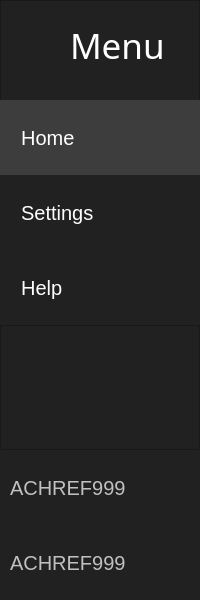
     <widget class="QWidget" name="widget" native="true">
      <property name="minimumSize">
       <size>
        <width>200</width>
        <height>600</height>
       </size>
      </property>
      <property name="maximumSize">
       <size>
        <width>250</width>
        <height>16777215</height>
       </size>
      </property>
      <property name="styleSheet">
       <string notr="true">background-color:#212121;</string>
      </property>
      <layout class="QVBoxLayout" name="verticalLayout">
       <property name="spacing">
        <number>0</number>
       </property>
       <property name="leftMargin">
        <number>0</number>
       </property>
       <property name="topMargin">
        <number>0</number>
       </property>
       <property name="rightMargin">
        <number>0</number>
       </property>
       <property name="bottomMargin">
        <number>0</number>
       </property>
       <item>
        <widget class="QFrame" name="frame">
         <property name="minimumSize">
          <size>
           <width>200</width>
           <height>325</height>
          </size>
         </property>
         <property name="maximumSize">
          <size>
           <width>250</width>
           <height>16777215</height>
          </size>
         </property>
         <property name="frameShape">
          <enum>QFrame::StyledPanel</enum>
         </property>
         <property name="frameShadow">
          <enum>QFrame::Raised</enum>
         </property>
         <widget class="QLabel" name="label">
          <property name="geometry">
           <rect>
            <x>10</x>
            <y>20</y>
            <width>51</width>
            <height>51</height>
           </rect>
          </property>
          <property name="text">
           <string/>
          </property>
          <property name="pixmap">
           <pixmap>menu.png</pixmap>
          </property>
          <property name="scaledContents">
           <bool>true</bool>
          </property>
         </widget>
         <widget class="QLabel" name="label_2">
          <property name="geometry">
           <rect>
            <x>70</x>
            <y>20</y>
            <width>101</width>
            <height>51</height>
           </rect>
          </property>
          <property name="font">
           <font>
            <family>Segoe MDL2 Assets</family>
            <pointsize>26</pointsize>
            <weight>50</weight>
            <bold>false</bold>
            <kerning>false</kerning>
           </font>
          </property>
          <property name="styleSheet">
           <string notr="true">color:white;
</string>
          </property>
          <property name="text">
           <string>Menu</string>
          </property>
         </widget>
         <widget class="QPushButton" name="home_button">
          <property name="geometry">
           <rect>
            <x>0</x>
            <y>100</y>
            <width>200</width>
            <height>75</height>
           </rect>
          </property>
          <property name="minimumSize">
           <size>
            <width>200</width>
            <height>0</height>
           </size>
          </property>
          <property name="maximumSize">
           <size>
            <width>250</width>
            <height>16777215</height>
           </size>
          </property>
          <property name="cursor">
           <cursorShape>PointingHandCursor</cursorShape>
          </property>
          <property name="styleSheet">
           <string notr="true">color:white;
font-size:20px;
background-color:#3d3d3d;
border:0px;
margin:0px;
padding:0px;
text-align:left;
padding-left:10px;</string>
          </property>
          <property name="text">
           <string>  Home</string>
          </property>
          <property name="icon">
           <iconset>
            <normaloff>home.png</normaloff>home.png</iconset>
          </property>
          <property name="iconSize">
           <size>
            <width>32</width>
            <height>32</height>
           </size>
          </property>
         </widget>
         <widget class="QPushButton" name="settings_button">
          <property name="geometry">
           <rect>
            <x>0</x>
            <y>175</y>
            <width>200</width>
            <height>75</height>
           </rect>
          </property>
          <property name="minimumSize">
           <size>
            <width>200</width>
            <height>0</height>
           </size>
          </property>
          <property name="maximumSize">
           <size>
            <width>250</width>
            <height>16777215</height>
           </size>
          </property>
          <property name="cursor">
           <cursorShape>PointingHandCursor</cursorShape>
          </property>
          <property name="styleSheet">
           <string notr="true">color:white;
font-size:20px;

border:0px;
margin:0px;
padding:0px;
text-align:left;
padding-left:10px;
</string>
          </property>
          <property name="text">
           <string>  Settings</string>
          </property>
          <property name="icon">
           <iconset>
            <normaloff>settings.png</normaloff>settings.png</iconset>
          </property>
          <property name="iconSize">
           <size>
            <width>32</width>
            <height>32</height>
           </size>
          </property>
         </widget>
         <widget class="QPushButton" name="help_button">
          <property name="geometry">
           <rect>
            <x>0</x>
            <y>250</y>
            <width>200</width>
            <height>75</height>
           </rect>
          </property>
          <property name="minimumSize">
           <size>
            <width>200</width>
            <height>0</height>
           </size>
          </property>
          <property name="maximumSize">
           <size>
            <width>250</width>
            <height>16777215</height>
           </size>
          </property>
          <property name="cursor">
           <cursorShape>PointingHandCursor</cursorShape>
          </property>
          <property name="styleSheet">
           <string notr="true">color:white;
font-size:20px;

border:0px;
margin:0px;
padding:0px;
text-align:left;
padding-left:10px;
</string>
          </property>
          <property name="text">
           <string>  Help</string>
          </property>
          <property name="icon">
           <iconset>
            <normaloff>help.png</normaloff>help.png</iconset>
          </property>
          <property name="iconSize">
           <size>
            <width>32</width>
            <height>32</height>
           </size>
          </property>
         </widget>
        </widget>
       </item>
       <item>
        <widget class="QFrame" name="frame_3">
         <property name="minimumSize">
          <size>
           <width>200</width>
           <height>0</height>
          </size>
         </property>
         <property name="maximumSize">
          <size>
           <width>250</width>
           <height>16777215</height>
          </size>
         </property>
         <property name="frameShape">
          <enum>QFrame::StyledPanel</enum>
         </property>
         <property name="frameShadow">
          <enum>QFrame::Raised</enum>
         </property>
        </widget>
       </item>
       <item>
        <widget class="QFrame" name="frame_2">
         <property name="minimumSize">
          <size>
           <width>200</width>
           <height>150</height>
          </size>
         </property>
         <property name="maximumSize">
          <size>
           <width>250</width>
           <height>150</height>
          </size>
         </property>
         <property name="frameShape">
          <enum>QFrame::StyledPanel</enum>
         </property>
         <property name="frameShadow">
          <enum>QFrame::Raised</enum>
         </property>
         <widget class="QPushButton" name="github_button">
          <property name="geometry">
           <rect>
            <x>0</x>
            <y>0</y>
            <width>200</width>
            <height>75</height>
           </rect>
          </property>
          <property name="minimumSize">
           <size>
            <width>200</width>
            <height>0</height>
           </size>
          </property>
          <property name="maximumSize">
           <size>
            <width>250</width>
            <height>16777215</height>
           </size>
          </property>
          <property name="cursor">
           <cursorShape>PointingHandCursor</cursorShape>
          </property>
          <property name="styleSheet">
           <string notr="true">color:#c0c0c0;
font-size:20px;

border:0px;
margin:0px;
padding:0px;
text-align:left;
padding-left:10px;
</string>
          </property>
          <property name="text">
           <string>ACHREF999</string>
          </property>
          <property name="icon">
           <iconset>
            <normaloff>github.png</normaloff>github.png</iconset>
          </property>
          <property name="iconSize">
           <size>
            <width>32</width>
            <height>32</height>
           </size>
          </property>
         </widget>
         <widget class="QPushButton" name="linkedin_button">
          <property name="geometry">
           <rect>
            <x>0</x>
            <y>75</y>
            <width>200</width>
            <height>75</height>
           </rect>
          </property>
          <property name="minimumSize">
           <size>
            <width>200</width>
            <height>0</height>
           </size>
          </property>
          <property name="maximumSize">
           <size>
            <width>250</width>
            <height>16777215</height>
           </size>
          </property>
          <property name="cursor">
           <cursorShape>PointingHandCursor</cursorShape>
          </property>
          <property name="styleSheet">
           <string notr="true">color:#c0c0c0;
font-size:20px;

border:0px;
margin:0px;
padding:0px;
text-align:left;
padding-left:10px;
</string>
          </property>
          <property name="text">
           <string>ACHREF999</string>
          </property>
          <property name="icon">
           <iconset>
            <normaloff>Linkedin.png</normaloff>Linkedin.png</iconset>
          </property>
          <property name="iconSize">
           <size>
            <width>32</width>
            <height>32</height>
           </size>
          </property>
         </widget>
        </widget>
       </item>
      </layout>
     </widget>
